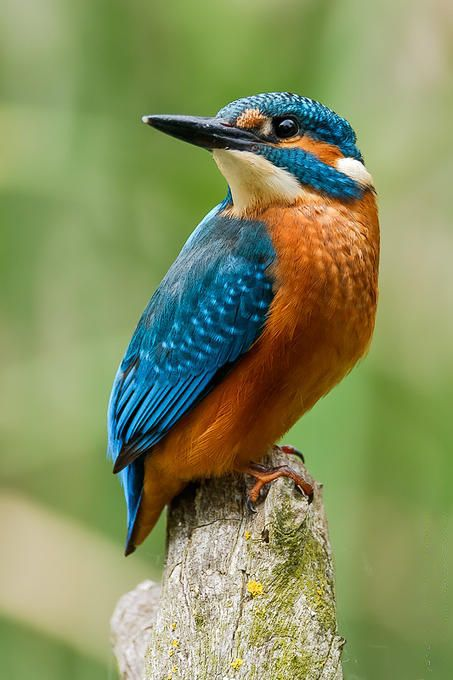
#> input picture OpenCV-Tutorials/kingfisher.jpg, 453 x 680 px
$ python opcv4.py
#> lines starting #> are read from the running program, lines starting #| are printed output that depends on the picture; after the words box and inside, x2 and y2 are one past the last pixel; in counts of white or black regions, pixels touching at a corner belong together
import numpy as np
import cv2

img = cv2.imread('kingfisher.jpg', cv2.IMREAD_COLOR)
#> img is the input picture: shape (680, 453, 3); mean B, G, R 95.3, 143, 133.1

px = img[125, 125]
#> px = [73, 143, 113]

img[125, 125] = [0, 0, 0]
#> img: shape (680, 453, 3); under 0.01% of pixels changed, all inside (x1, y1, x2, y2) = (125, 125, 126, 126)

px = img[125, 125]
#> px = [0, 0, 0]

print(px)
#| [0 0 0]

# Region of an image ROI

roi = img[100:300, 100:200]
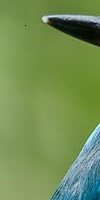
#> roi: shape (200, 100, 3); mean B, G, R 84.4, 143.1, 114.6

img[100:300, 100:300] = [0,100,0]
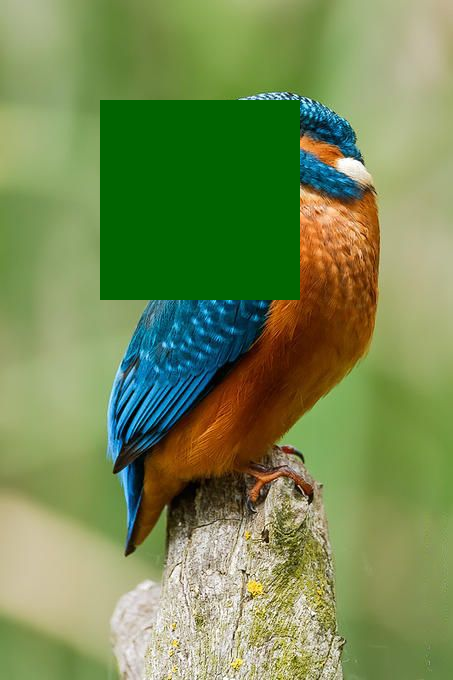
#> img: shape (680, 453, 3); mean B, G, R 83.8, 139.3, 118.8

# Copying a region from image and paste it.

kingfisher = img[320:400, 320:400]
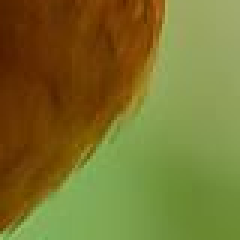
#> kingfisher: shape (80, 80, 3) (shown 3 times larger); mean B, G, R 46.3, 115.5, 121.7
img[0:80, 0:80] = kingfisher
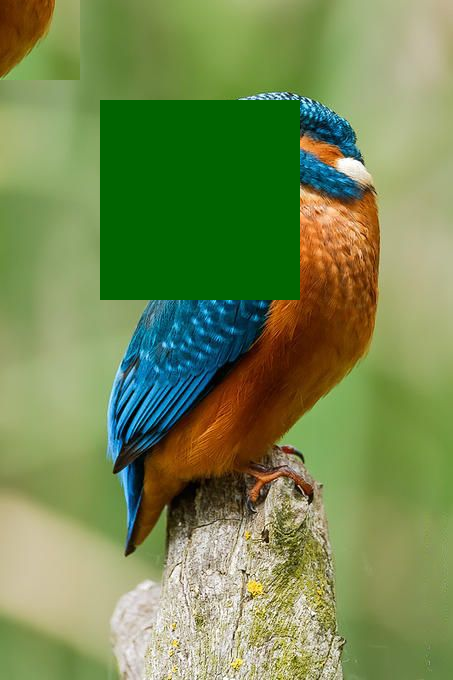
#> img: shape (680, 453, 3); 2.08% of pixels changed, all inside (x1, y1, x2, y2) = (0, 0, 80, 80)

# plot the image
cv2.imshow('image', img)
cv2.waitKey(0)
cv2.destroyAllWindows()
